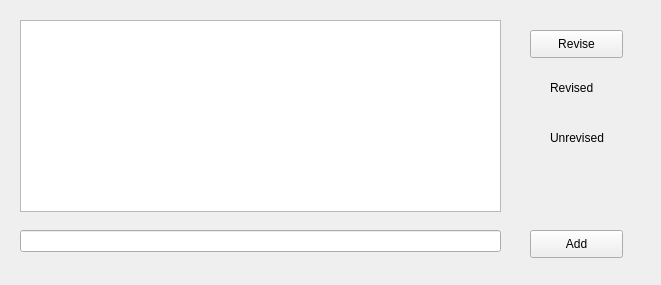
<?xml version="1.0" encoding="UTF-8"?>
<ui version="4.0">
 <class>ProgrammerWindow</class>
 <widget class="QWidget" name="ProgrammerWindow">
  <property name="geometry">
   <rect>
    <x>0</x>
    <y>0</y>
    <width>661</width>
    <height>285</height>
   </rect>
  </property>
  <property name="windowTitle">
   <string>ProgrammerWindow</string>
  </property>
  <widget class="QListWidget" name="listWidget">
   <property name="geometry">
    <rect>
     <x>20</x>
     <y>20</y>
     <width>481</width>
     <height>192</height>
    </rect>
   </property>
  </widget>
  <widget class="QLabel" name="revisedLabel">
   <property name="geometry">
    <rect>
     <x>550</x>
     <y>80</y>
     <width>91</width>
     <height>16</height>
    </rect>
   </property>
   <property name="text">
    <string>Revised</string>
   </property>
  </widget>
  <widget class="QLabel" name="unrevisedLabel">
   <property name="geometry">
    <rect>
     <x>550</x>
     <y>130</y>
     <width>91</width>
     <height>16</height>
    </rect>
   </property>
   <property name="text">
    <string>Unrevised</string>
   </property>
  </widget>
  <widget class="QLineEdit" name="fileLineEdit">
   <property name="geometry">
    <rect>
     <x>20</x>
     <y>230</y>
     <width>481</width>
     <height>22</height>
    </rect>
   </property>
  </widget>
  <widget class="QPushButton" name="addButton">
   <property name="geometry">
    <rect>
     <x>530</x>
     <y>230</y>
     <width>93</width>
     <height>28</height>
    </rect>
   </property>
   <property name="text">
    <string>Add</string>
   </property>
  </widget>
  <widget class="QPushButton" name="reviseButton">
   <property name="geometry">
    <rect>
     <x>530</x>
     <y>30</y>
     <width>93</width>
     <height>28</height>
    </rect>
   </property>
   <property name="text">
    <string>Revise</string>
   </property>
  </widget>
 </widget>
 <resources/>
 <connections/>
</ui>
